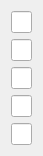
      <widget class="QWidget" name="layoutWidget_10">
       <property name="geometry">
        <rect>
         <x>580</x>
         <y>60</y>
         <width>31</width>
         <height>155</height>
        </rect>
       </property>
       <property name="font">
        <font>
         <pointsize>8</pointsize>
        </font>
       </property>
       <layout class="QVBoxLayout" name="verticalLayout_15">
        <item>
         <widget class="QLineEdit" name="LP1">
          <property name="font">
           <font>
            <pointsize>8</pointsize>
           </font>
          </property>
         </widget>
        </item>
        <item>
         <widget class="QLineEdit" name="LP2">
          <property name="font">
           <font>
            <pointsize>8</pointsize>
           </font>
          </property>
         </widget>
        </item>
        <item>
         <widget class="QLineEdit" name="LP3">
          <property name="font">
           <font>
            <pointsize>8</pointsize>
           </font>
          </property>
         </widget>
        </item>
        <item>
         <widget class="QLineEdit" name="LP4">
          <property name="font">
           <font>
            <pointsize>8</pointsize>
           </font>
          </property>
         </widget>
        </item>
        <item>
         <widget class="QLineEdit" name="LP5">
          <property name="font">
           <font>
            <pointsize>8</pointsize>
           </font>
          </property>
         </widget>
        </item>
       </layout>
      </widget>
